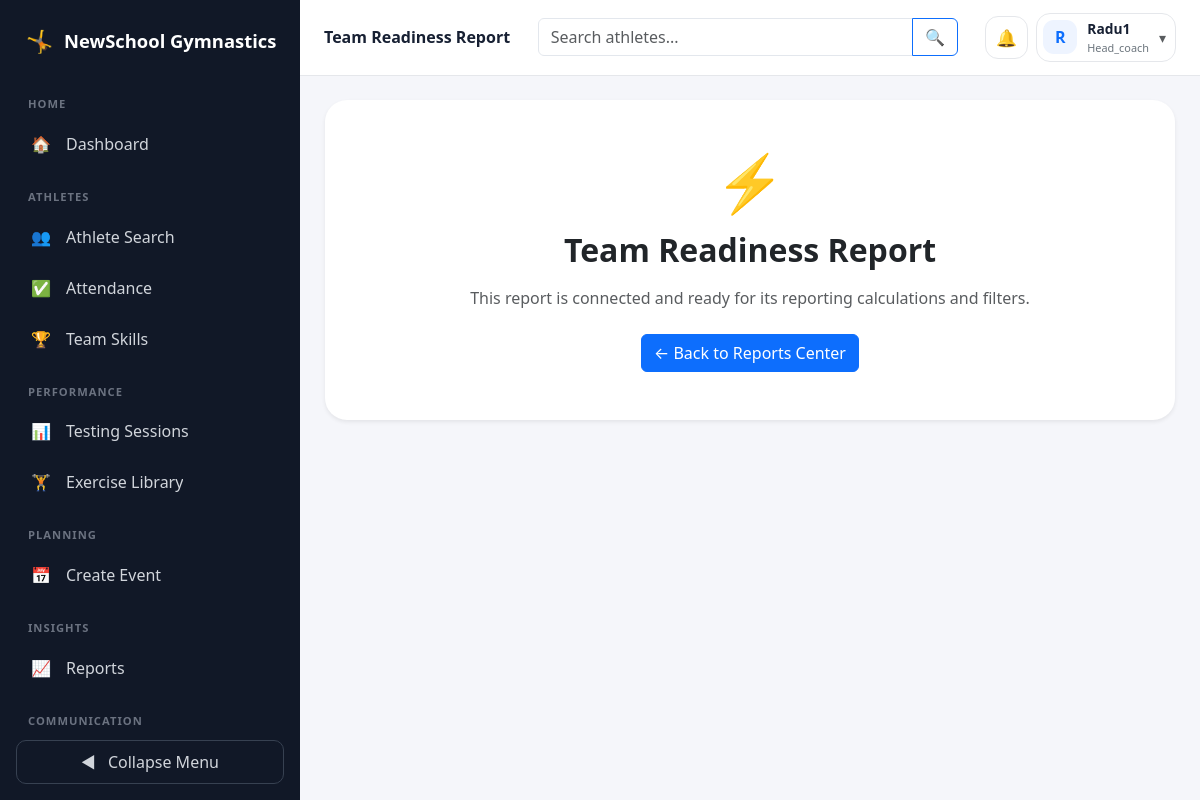
Screenshot of /reports/team-readiness/ (signed in) with the database file from the repository.
### accounts/models.py (models this page shows)
class User(AbstractUser):
    ROLE_CHOICES = [
        ('admin', 'Admin'),
        ('head_coach', 'Head Coach'),
        ('coach', 'Coach'),
        ('athlete', 'Athlete'),
        ('parent', 'Parent'),
    ]
    role = models.CharField(max_length=20, choices=ROLE_CHOICES)

### reports/views.py (the view)
@login_required
def team_readiness_report(request):
    if not coach_report_access_required(request):
        return render_report_denied(request)
    return render(
        request,
        'reports/report_placeholder.html',
        {
            'report_title': (
                'Team Readiness Report'
            ),
            'report_icon': '⚡',
        }
    )

### communications/context_processors.py (called while the page is built)
def notification_context(request):
    if not request.user.is_authenticated:
        return {
            'global_notifications': [],
            'global_unread_notification_count': 0,
        }
    unread_notifications = (
        Notification.objects
        .filter(
            recipient=request.user,
            is_read=False
        )
        .order_by('-created_at')
    )
    return {
        'global_notifications': unread_notifications[:5],
        'global_unread_notification_count': (
            unread_notifications.count()
        ),
    }

### reports/views.py (called while the page is built)
def coach_report_access_required(request):
    return request.user.role in [
        'coach',
        'head_coach',
    ]

### reports/templates/reports/report_placeholder.html (shortened to what this page needs)
{% extends "base.html" %}
{% block page_header %}{{ report_title }}{% endblock %}
{% block content %}
<div
    class="card border-0 shadow-sm mx-auto"
    style="max-width: 850px; border-radius: 22px;"
>
    <div class="card-body text-center p-5">
        <div class="display-4 mb-3">
            {{ report_icon }}
        </div>
        <h2 class="fw-bold mb-3">
            {{ report_title }}
        </h2>
        <p class="text-muted mb-4">
            This report is connected and ready for its
            reporting calculations and filters.
        </p>
        <a
            href="{% url 'report_center' %}"
            class="btn btn-primary"
        >
            ← Back to Reports Center
        </a>
    </div>
</div>
{% endblock %}

### templates/base.html (shortened to what this page needs)
<!DOCTYPE html>
<html lang="en">
<head>
    <link
        href="https://cdn.jsdelivr.net/npm/bootstrap@5.3.3/dist/css/bootstrap.min.css"
        rel="stylesheet"
    >
</head>
<body>
<div class="d-flex app-shell">
    <nav
        class="sidebar"
        id="sidebar"
    >
        <div class="sidebar-brand">
            <span class="sidebar-brand-icon">
                🤸
            </span>
            <span class="brand-text">
                NewSchool Gymnastics
            </span>
        </div>
        <div class="sidebar-navigation">
            {% if user.is_authenticated %}
                {% if user.role == 'coach' or user.role == 'head_coach' %}
                    <div class="sidebar-section">
                        Home
                    </div>
                    <a
                        href="{% url 'coach_dashboard' %}"
                        class="sidebar-link"
                        title="Dashboard"
                    >
                        <span class="sidebar-icon">
                            🏠
                        </span>
                        <span class="sidebar-label">
                            Dashboard
                        </span>
                    </a>
                    <div class="sidebar-section">
                        Athletes
                    </div>
                    <a
                        href="{% url 'athlete_search' %}"
                        class="sidebar-link"
                        title="Athlete Search"
                    >
                        <span class="sidebar-icon">
                            👥
                        </span>
                        <span class="sidebar-label">
                            Athlete Search
                        </span>
                    </a>
                    <a
                        href="{% url 'take_attendance' %}"
                        class="sidebar-link"
                        title="Attendance"
                    >
                        <span class="sidebar-icon">
                            ✅
                        </span>
                        <span class="sidebar-label">
                            Attendance
                        </span>
                    </a>
                    <a
                        href="{% url 'team_skills_dashboard' %}"
                        class="sidebar-link"
                        title="Team Skills"
                    >
                        <span class="sidebar-icon">
                            🏆
                        </span>
                        <span class="sidebar-label">
                            Team Skills
                        </span>
                    </a>
                    <div class="sidebar-section">
                        Performance
                    </div>
                    <a
                        href="{% url 'testing_session_list' %}"
                        class="sidebar-link"
                        title="Testing Sessions"
                    >
                        <span class="sidebar-icon">
                            📊
                        </span>
                        <span class="sidebar-label">
                            Testing Sessions
                        </span>
                    </a>
                    <a
                        href="{% url 'testing_exercise_list' %}"
                        class="sidebar-link"
                        title="Exercise Library"
                    >
                        <span class="sidebar-icon">
                            🏋️
                        </span>
                        <span class="sidebar-label">
                            Exercise Library
                        </span>
                    </a>
                    <div class="sidebar-section">
                        Planning
                    </div>
                    <a
                        href="{% url 'add_event' %}"
                        class="sidebar-link"
                        title="Create Event"
                    >
                        <span class="sidebar-icon">
                            📅
                        </span>
                        <span class="sidebar-label">
                            Create Event
                        </span>
                    </a>
                    <div class="sidebar-section">
                        Insights
                    </div>
                    <a
                        href="{% url 'report_center' %}"
                        class="sidebar-link"
                        title="Reports Center"
                    >
                        <span class="sidebar-icon">
                            📈
                        </span>
                        <span class="sidebar-label">
                            Reports
                        </span>
                    </a>
                {% endif %}
                <div class="sidebar-section">
                    Communication
                </div>
            {% endif %}
        </div>
        <div class="sidebar-toggle-wrapper">
            <button
                type="button"
                class="sidebar-toggle"
                id="sidebar-toggle"
            >
                <span id="toggle-icon">
                </span>
                <span
                    class="toggle-label ms-2"
                    id="toggle-label"
                >
                </span>
            </button>
        </div>
    </nav>
    <div class="main-area">
        <header class="topbar">
            <div class="d-flex flex-wrap justify-content-between align-items-center gap-3">
                <div class="d-flex align-items-center gap-3">
                    <div class="topbar-title">
                        {% block page_header %}{% endblock %}
                    </div>
                </div>
                {% if user.is_authenticated %}
                    {% if user.role == 'coach' or user.role == 'head_coach' %}
                        <form
                            method="get"
                            action="{% url 'athlete_search' %}"
                            class="topbar-search"
                        >
                            <div class="input-group">
                                <input
                                    type="search"
                                    name="q"
                                    class="form-control"
                                    placeholder="Search athletes..."
                                    aria-label="Search athletes"
                                >
                                <button
                                    class="btn btn-outline-primary"
                                    type="submit"
                                    aria-label="Search"
                                >
                                    🔍
                                </button>
                            </div>
                        </form>
                    {% endif %}
                {% endif %}
                {% if user.is_authenticated %}
                    <div class="d-flex align-items-center gap-2">
                        <div class="dropdown">
                            <button
                                class="notification-bell-button"
                                type="button"
                                data-bs-toggle="dropdown"
                                data-bs-auto-close="outside"
                                aria-expanded="false"
                                aria-label="Open notifications"
                            >
                                🔔
                            </button>
                        </div>
                        <div class="dropdown">
                            <button
                                class="user-menu-button"
                                type="button"
                                data-bs-toggle="dropdown"
                                aria-expanded="false"
                            >
                                <span class="user-avatar">
                                    {% if user.first_name %}
                                        {{ user.first_name|first }}
                                    {% else %}
                                        {{ user.username|first }}
                                    {% endif %}
                                </span>
                                <span class="user-menu-details text-start">
                                    <span class="user-menu-name d-block">
                                        {% if user.get_full_name %}
                                            {{ user.get_full_name }}
                                        {% else %}
                                            {{ user.username }}
                                        {% endif %}
                                    </span>
                                    <span class="user-menu-role d-block">
                                        {{ user.role|default:"User" }}
                                    </span>
                                </span>
                                <span class="text-muted small">
                                    ▾
                                </span>
                            </button>
                        </div>
                    </div>
                {% endif %}
            </div>
        </header>
        <main class="main-content">
            {% block content %}
            {% endblock %}
        </main>
    </div>
</div>
</body>
</html>

### templates/base.html (style rules this page uses)
:root { --app-background: #f5f6fa; --sidebar-background: #111827; --sidebar-hover: #1f2937; --sidebar-border: #273244; --sidebar-text: #d1d5db; --sidebar-muted: #6b7280; --topbar-border: #e5e7eb; --primary-soft: #eef4ff; }
body { min-height: 100vh; margin: 0; background: var(--app-background); overflow-x: hidden; }
.app-shell { min-height: 100vh; }
.sidebar { position: sticky; top: 0; width: 300px; height: 100vh; display: flex; flex-direction: column; flex-shrink: 0; overflow: hidden; padding: 16px; background: var(--sidebar-background); transition: width 0.25s ease; }
.sidebar-brand { display: flex; align-items: center; gap: 10px; min-height: 58px; padding: 10px 8px 18px; color: white; font-size: 1.15rem; font-weight: 800; white-space: nowrap; }
.sidebar-brand-icon { width: 30px; text-align: center; flex-shrink: 0; font-size: 1.35rem; }
.sidebar-navigation { flex-grow: 1; overflow-x: hidden; overflow-y: auto; padding-bottom: 12px; }
.sidebar-section { margin: 22px 12px 8px; color: var(--sidebar-muted); font-size: 0.7rem; font-weight: 800; letter-spacing: 0.09em; text-transform: uppercase; white-space: nowrap; }
.sidebar-link { position: relative; display: flex; align-items: center; gap: 12px; margin-bottom: 5px; padding: 11px 12px; border-radius: 10px; color: var(--sidebar-text); text-decoration: none; white-space: nowrap; transition: color 0.2s ease, background-color 0.2s ease; }
.sidebar-icon { position: relative; width: 26px; min-width: 26px; text-align: center; flex-shrink: 0; }
.sidebar-label { overflow: hidden; text-overflow: ellipsis; }
.sidebar-toggle-wrapper { padding-top: 10px; }
.sidebar-toggle { width: 100%; padding: 9px 12px; border: 1px solid #374151; border-radius: 10px; background: transparent; color: var(--sidebar-text); }
.main-area { min-width: 0; flex-grow: 1; }
.topbar { position: sticky; top: 0; z-index: 1020; min-height: 72px; padding: 13px 24px; border-bottom: 1px solid var(--topbar-border); background: rgba(255, 255, 255, 0.96); backdrop-filter: blur(12px); }
.topbar-title { color: #172033; font-weight: 800; }
.main-content { padding: 24px; }
.card { border: 0; border-radius: 14px; box-shadow: 0 2px 8px rgba(0, 0, 0, 0.05); }
.topbar-search { width: min(420px, 100%); }
.topbar-search .form-control { border-color: #e3e7ed; }
.notification-bell-button { position: relative; width: 43px; height: 43px; display: inline-flex; align-items: center; justify-content: center; padding: 0; border: 1px solid #e5e7eb; border-radius: 13px; background: white; font-size: 1.05rem; }
.user-menu-button { display: flex; align-items: center; gap: 10px; padding: 5px 9px 5px 6px; border: 1px solid #e5e7eb; border-radius: 14px; background: white; }
.user-avatar { width: 34px; height: 34px; display: inline-flex; align-items: center; justify-content: center; border-radius: 11px; background: var(--primary-soft); color: #0d6efd; font-weight: 800; text-transform: uppercase; }
.user-menu-name { max-width: 145px; overflow: hidden; color: #172033; font-size: 0.86rem; font-weight: 750; text-overflow: ellipsis; white-space: nowrap; }
.user-menu-role { color: #6c757d; font-size: 0.68rem; text-transform: capitalize; }

### rows the page displays
User: username|first "R", username "Radu1", role "Head_coach"

### other values shown
{{ report_title }} "Team Readiness Report"
{{ report_icon }} "⚡"
